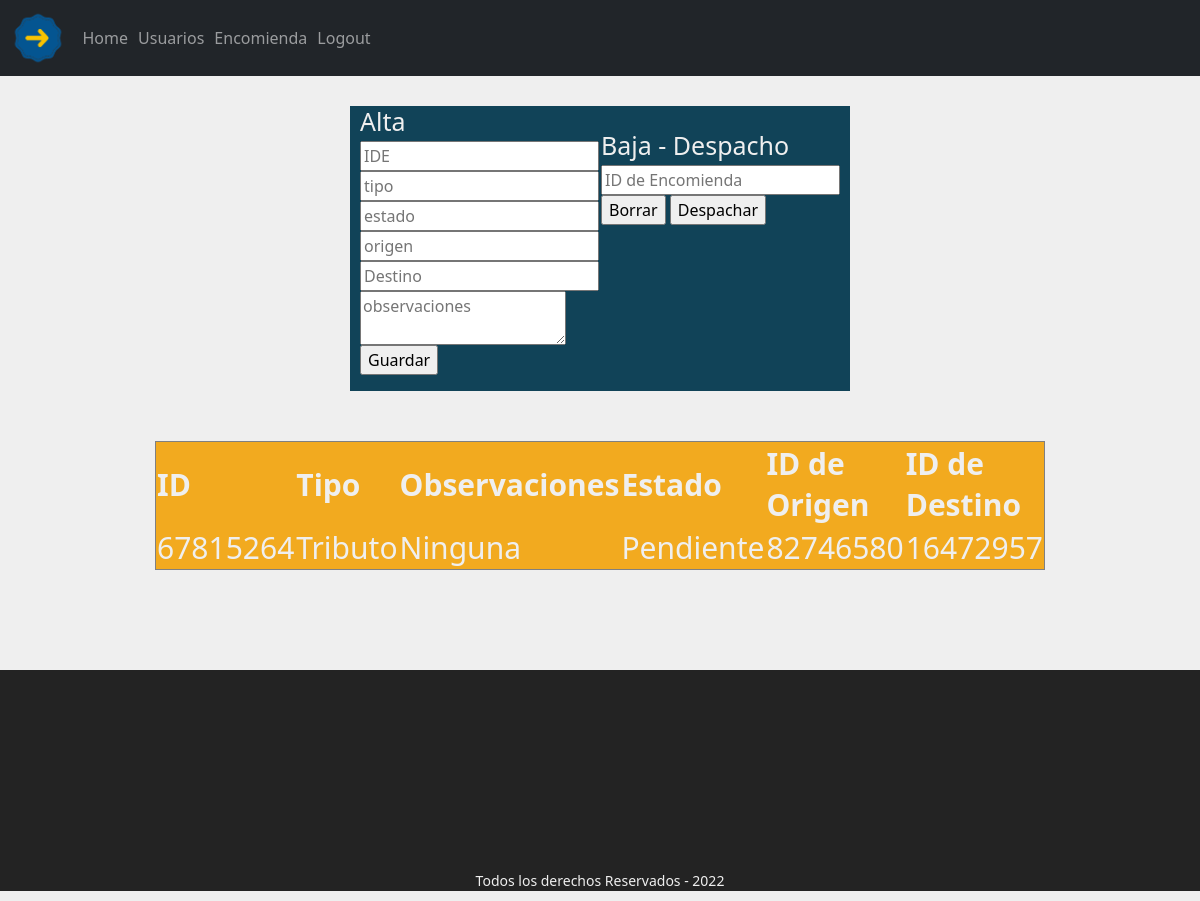
Page /encomienda.php (signed in) on the committed database.
### tables this page shows
create table if not exists Encomienda (
IDE char(8) primary key not null,
tipo varchar(30) not null,
observaciones varchar(30) not null,
estado enum('Pendiente','Ruta','Despachada','Cancelada'),
origenSucursal char(8) not null,
destinoSucursal char(8) not null,
foreign key (origenSucursal) references Sucursal(IDS),
foreign key (destinoSucursal) references Sucursal(IDS)
);

### controllers/encomienda_controller.php (called while the page is built, shortened)
<?php
require_once("models/encomienda_model.php");
$persona = new encomienda_model();
$datos = $persona->getPersonas();
require_once("views/encomienda_view.php");

### db/db.php (called while the page is built, shortened)
<?php
class Conectar
{
	public static function conexion()
	{
		$conexion = new mysqli("localhost", "root", "admin", "Parcial");
		$conexion->query("SET NAMES 'utf8'");
		return $conexion;
	}
}

### models/encomienda_model.php (called while the page is built, shortened)
<?php
class encomienda_model
{
    private $db;
    private $personas;
    public function __construct()
    {
        $this->db = Conectar::conexion();
        $this->personas = array();
    }
    public function getPersonas()
    {
        $sql = "SELECT * FROM Encomienda";
        $consulta = $this->db->query($sql);
        while ($filas = $consulta->fetch_assoc()) {
            $this->personas[] = $filas;
        }
        return $this->personas;
    }
}

### views/encomienda_view.php (the view, shortened to what this page needs)
<!DOCTYPE html>
<html lang="es">
<head>
    <link href="https://cdn.jsdelivr.net/npm/bootstrap@5.1.3/dist/css/bootstrap.min.css" rel="stylesheet">
    <link rel="stylesheet" href="style/style.css">
</head>
<body>
    <?php
    if (isset($_SESSION['usuario'])) {
        switch ($_SESSION['usuario']) {
            case 'admin':
    ?>
                <div class="padre__encomienda">
                    <div class="alta__encomienda">
                        <h1>Alta</h1>
                        <form method="post" action="">
                            <input type="text" name="IDE" placeholder="IDE" />
                            <input type="text" name="tipo" placeholder="tipo" />
                            <input type="text" name="estado" placeholder="estado" />
                            <input type="text" name="origenSucursal" placeholder="origen" />
                            <input type="text" name="destinoSucursal" placeholder="Destino" />
                            <textarea type="text" name="observaciones" placeholder="observaciones"></textarea>
                            <input type="submit" name="guardarEncomienda" value="Guardar" />
                        </form>
                    </div>
                    <div class="baja__encomienda">
                        <br>
                        <h1>Baja - Despacho</h1>
                        <form method="post" action="">
                            <input type="text" name="IDE" placeholder="ID de Encomienda" />
                            <input type="submit" name="eliminar" value="Borrar" />
                            <input type="submit" name="despachar" value="Despachar" />
                        </form>
                        <br>
                    </div>
                </div>
                <table border="1" width="300" class="tabla__cliente">
                    <tr>
                        <th>ID</th>
                        <th>Tipo</th>
                        <th>Observaciones</th>
                        <th>Estado</th>
                        <th>ID de Origen</th>
                        <th>ID de Destino</th>
                    </tr>
                    <?php
                    foreach ($datos as $dato) {
                        echo "<tr>
            <td>" . $dato["IDE"] . "</td>
            <td>" . $dato["tipo"] . "</td>
            <td>" . $dato["observaciones"] . "</td>
            <td>" . $dato["estado"] . "</td>
            <td>" . $dato["origenSucursal"] . "</td>
            <td>" . $dato["destinoSucursal"] . "</td>
            </tr>";
                    }
                    ?>
                </table>
                <footer>
                    <p class="p__footer">Todos los derechos Reservados - 2022</p>
                </footer>
            <?php
                break;
            ?>
    <?php
        }
    }
    ?>
</body>
</html>

### style/style.css (style rules this page uses)
.Login__Usuario, .Login__Cliente, .Login__padre, .Login__padre .Login .Login__Usuario, .Login__padre .Login .Login__Cliente, .titulo__login, .main__cliente .content, .Consulta__Cliente .h1__cliente, .Consulta__Cliente .form__cliente, .p__footer, .padre__encomienda { display: -webkit-box; display: -ms-flexbox; display: flex; -webkit-box-pack: center; -ms-flex-pack: center; justify-content: center; }
body { background-color: #EFEFEF; font-size: 1.6rem; line-height: 1.5; }
.tabla__cliente { background-color: #F2AA1F; margin-bottom: 10rem; text-align: center; margin-left: auto; margin-right: auto; text-align: left; width: 300px; }
.tabla__cliente tr, .tabla__cliente td { color: #EFEFEF; font-size: 3rem; }
.p__footer { padding-top: 20rem; font-size: 1.4rem; color: #EFEFEF; background-color: #232323; }
.padre__encomienda { width: 50rem; background-color: #114358; margin: auto; padding-left: 1rem; padding-right: 1rem; margin-bottom: 5rem; }
.padre__encomienda .alta__encomienda h1, .padre__encomienda .baja__encomienda h1 { color: #EFEFEF; }
html { -webkit-box-sizing: border-box; box-sizing: border-box; font-size: 62.5%; }
*, *:before, *:after { -webkit-box-sizing: inherit; box-sizing: inherit; }

### rows in the picture
encomienda: IDE "67815264", tipo "Tributo", observaciones "Ninguna", estado "Pendiente", origenSucursal "82746580", destinoSucursal "16472957"
